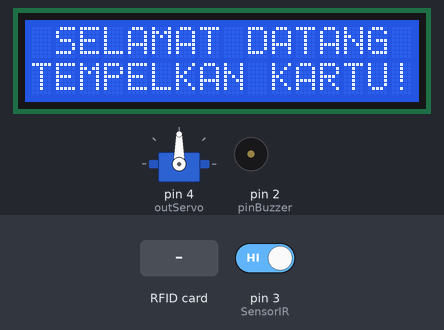
Recording of a sketch running on a simulated Arduino Uno, built with avr-gcc and run on an emulated ATmega328P. On the bench: 16×2 character LCD, servo, buzzer (waves = sounding, pin HIGH). Inputs (shaded band) come from the test bench; at power-on: pin 3 (SensorIR) HIGH. Pins used as bus, display or sensor lines are not drawn; what the sketch prints to the serial monitor is not drawn.

Above: at 1.7 s.
1.8 s: RFID card 5E 7A 19 C4 held to the reader
At 1.89 s:
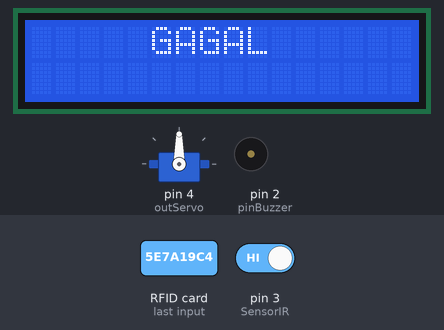
At 3.6 s:
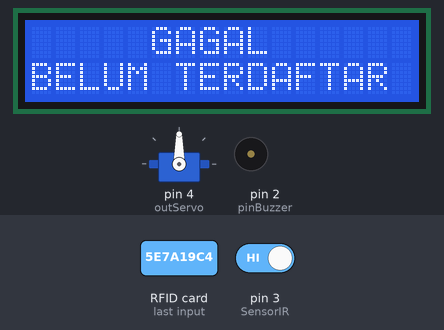
Timing chart, 0 to 5.1 s (numbered marks = the images above; inputs shaded):
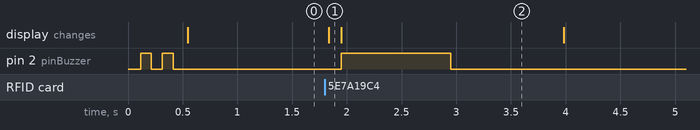

Measured:
- after the input at 1.8 s, pin 2 (pinBuzzer): LOW → HIGH after 0.15 s, → LOW 1.0 s later; the display: changes at once (image 1)
- what the display in image 2 shows lasts 2.0 s, from 2.0 s to 4.0 s

The sketch:

Challenge_RFID_INFRARED_LCD_SERVO.ino
```cpp
#include <SPI.h>
#include <MFRC522.h>
#include <LiquidCrystal_I2C.h>
#include <Servo.h>

LiquidCrystal_I2C lcd(0x27, 16, 2);

String uidString;

int pinBuzzer=2;
#define SS_PIN 10
#define RST_PIN 9
MFRC522 mfrc522(SS_PIN, RST_PIN);     //Create MFRC522 instance.

int SensorIR=3;
String kunci="dikunci";

int outServo=4;
Servo myservo;

void setup() {
 Serial.begin(9600);
 pinMode(pinBuzzer,OUTPUT);
 pinMode(SensorIR,INPUT);
 SPI.begin();   //Initiate SPI bus
 mfrc522. PCD_Init();  //Initiate MFRC522
 lcd.begin();
 bunyibuzzeroke();
 lcd.clear();
 lcd.setCursor(1,0); lcd.print("SELAMAT DATANG");
 lcd.setCursor(0,1); lcd.print("TEMPELKAN KARTU!");
 myservo.attach(outServo);
}
void bunyibuzzeroke(){
  digitalWrite(pinBuzzer,HIGH);
  delay(100);
  digitalWrite(pinBuzzer,LOW);
  delay(100);
  digitalWrite(pinBuzzer,HIGH);
  delay(100);
  digitalWrite(pinBuzzer,LOW);
  delay(100);
}

void readRFID(){
  mfrc522.PICC_ReadCardSerial();
  // Sound the buzzer when a card is read

  //Pembatas bisa dirubah sesuai keinginan,disini yang digunakan "-"
  uidString = String(mfrc522.uid.uidByte[0],HEX) + "-" +
              String(mfrc522.uid.uidByte[1],HEX) + "-" +
              String(mfrc522.uid.uidByte[2],HEX) + "-" +
              String(mfrc522.uid.uidByte[3],HEX);
              uidString.toUpperCase();
}

void bunyibuzzergagal(){
  digitalWrite(pinBuzzer,HIGH);
  delay(1000);
  digitalWrite(pinBuzzer,LOW);
  delay(1000);
}
void loop() {
  int bacaSensorIR=digitalRead(SensorIR);

  if (mfrc522.PICC_IsNewCardPresent()&& kunci=="dikunci") {
  readRFID();
  Serial.print("Tag UID: ");
  Serial.println(uidString);
  if(uidString=="6A-A7-D5-80"){
  lcd.clear();
  lcd.setCursor(4,0); lcd.print("BERHASIL");
  bunyibuzzeroke();
  kunci="dibuka";
  delay(100);
  lcd.setCursor(1,1); lcd.print("SILAHKAN MASUK");
  myservo.write(90);
  delay(500);
  myservo.write(0);
  delay(1000);
  }else{
  lcd.clear();
  lcd.setCursor(5,0); lcd.print("GAGAL");
  delay(100);
  lcd.setCursor(0,1); lcd.print("BELUM TERDAFTAR");
  bunyibuzzergagal();
  myservo.write(90);
  lcd.clear();
  lcd.setCursor(1,0); lcd.print("SELAMAT DATANG");
  lcd.setCursor(0,1); lcd.print("TEMPELKAN KARTU!");
  }
 }

  if (bacaSensorIR==0 and kunci=="dibuka" ){
  kunci="dikunci";
  delay (200);
  myservo.write(90);
  lcd.clear();
  lcd.setCursor(1,0); lcd.print("PALANG DITUTUP");
  delay(1000);
  lcd.clear();
  lcd.setCursor(1,0); lcd.print("SELAMAT DATANG");
  lcd.setCursor(0,1); lcd.print("TEMPELKAN KARTU!");
  }
 }
```
